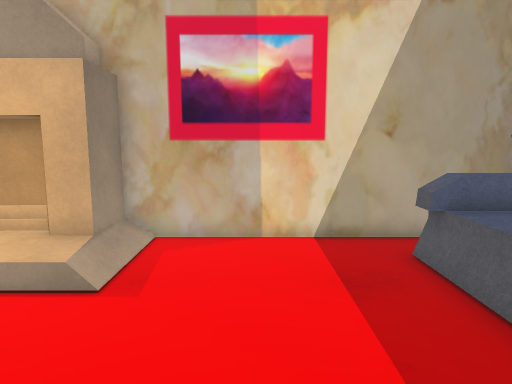
View 1 (above)

14 first-person views from a walk through a 3-D level made in the Unity game engine. The camera is 1.4 m above the floor, tilts 8° down and sees 75° across. The floor is counted in squares, 0.5 m on a side. Each view is taken from the middle of a square. On the plan, view 1 faces up. The plan holds only what a view shows up to about 20 squares ahead; the rest is blank. Some surface patterns are stand-ins.

View 2
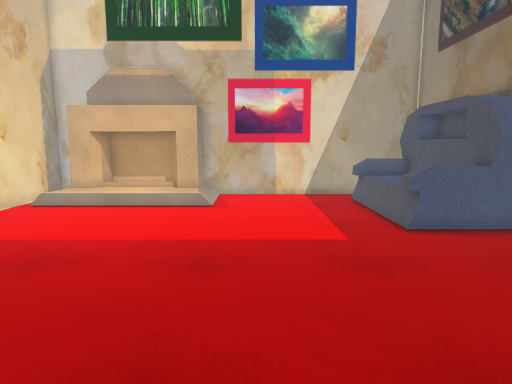

View 3
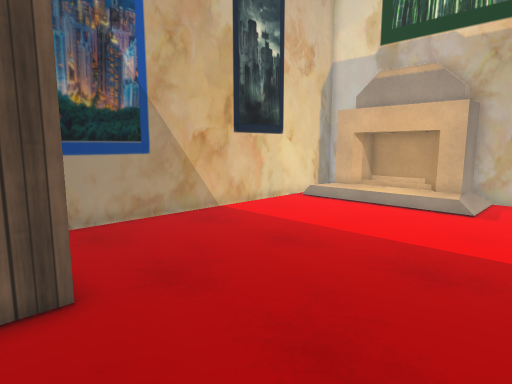

View 4
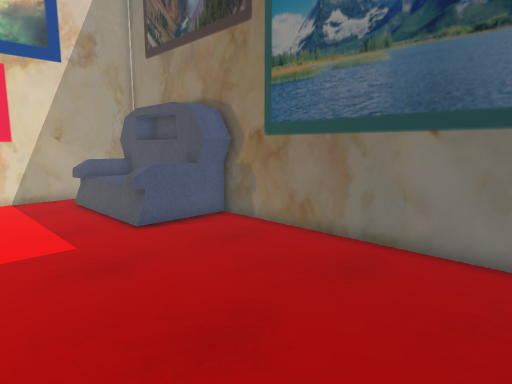

View 5
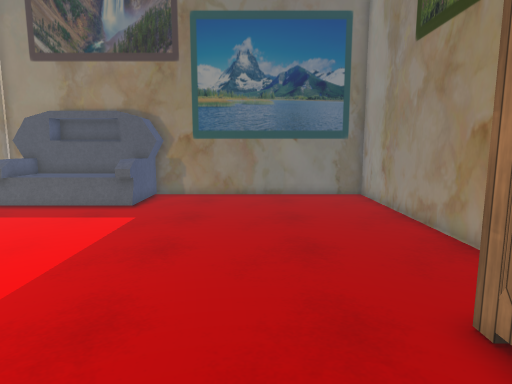

View 6
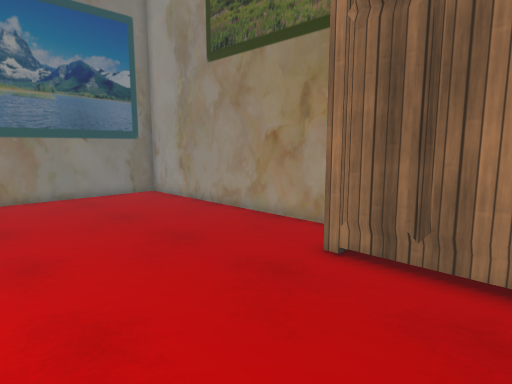

View 7
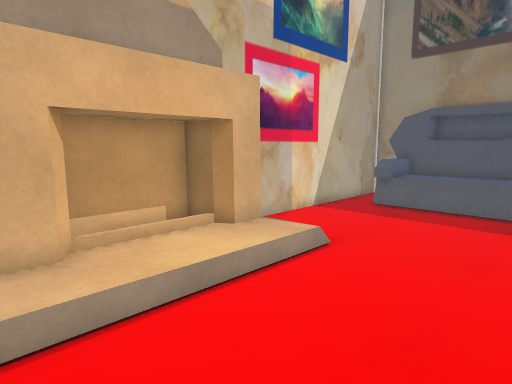

View 8
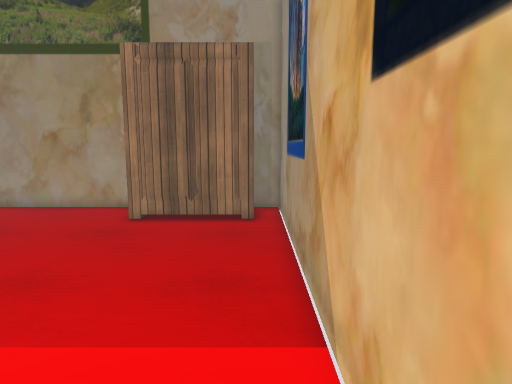

View 9
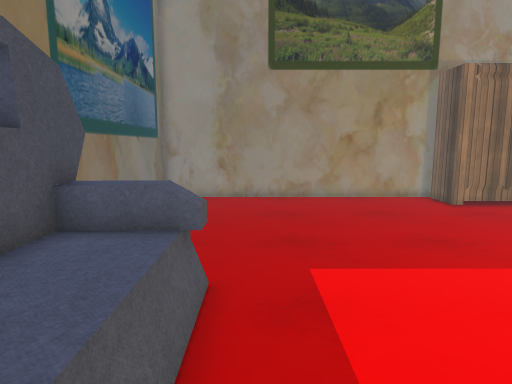

View 10
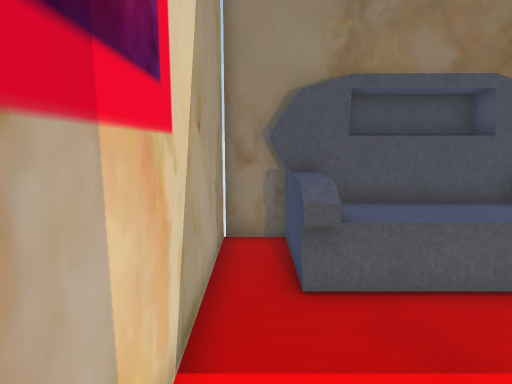

View 11
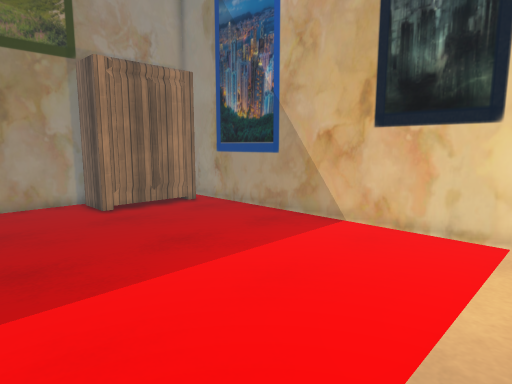

View 12
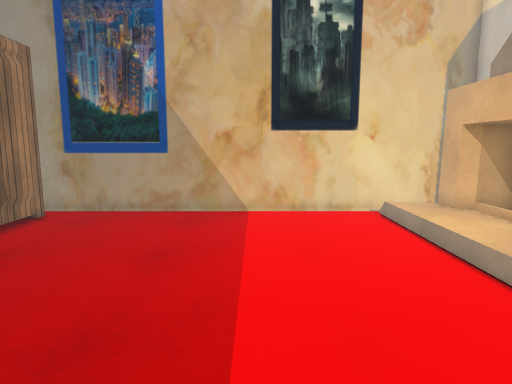

View 13
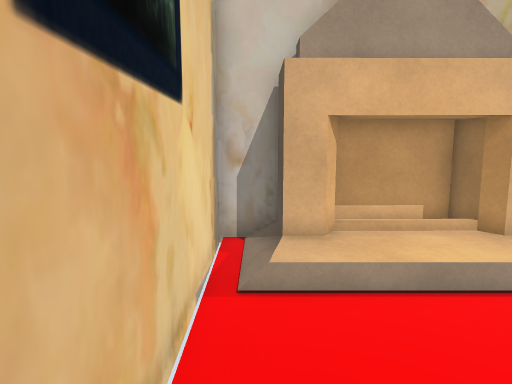

View 14
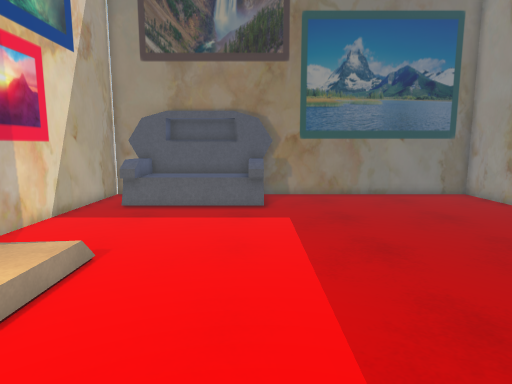

### Floor plan
Key: @ floor where view 1 was taken; # wall or solid block; . main floor; : floor 0.25 m higher than the main floor; / step, stairs or slope; F fireplace; S sofa; W wardrobe.
Columns run from 12 left of view 1 to 8 right of it. Each row starts with its distance up from view 1.
 10 #####################
  9 #:FFFFFFF..........S#
  8 #/FFFFFFF.......SSSS#
  7 #/       /......SSSS
  6 #/////////......SSSS
  5 #...............SSSS
  4 #...............SSSS
  3 #...............SSSS
  2 #...............SSSS#
  1 #..................S#
  0 #...........@.......#
 -1 #...................#
 -2 #...................#
 -3 #...................#
 -4 #...................#
 -5 #...................#
 -6 #...................#
 -7 #WWWWWW.............#
 -8 #    WW.............#
 -9 #     W.............#
-10 ##   ################

Where each view was taken, in squares from view 1:
view 1: 0 up, 0 right, facing up
view 2: 9 down, 1 left, facing up
view 3: 9 down, 0 right, facing up-left
view 4: 9 down, 1 left, facing up-right
view 5: 4 down, 11 left, facing right
view 6: 0 up, 11 left, facing down-right
view 7: 1 up, 11 left, facing up-right
view 8: 5 up, 11 left, facing down
view 9: 8 up, 3 right, facing down
view 10: 9 up, 2 left, facing right
view 11: 7 up, 1 left, facing down-left
view 12: 1 up, 2 right, facing left
view 13: 0 up, 11 left, facing up
view 14: 2 up, 11 left, facing right
